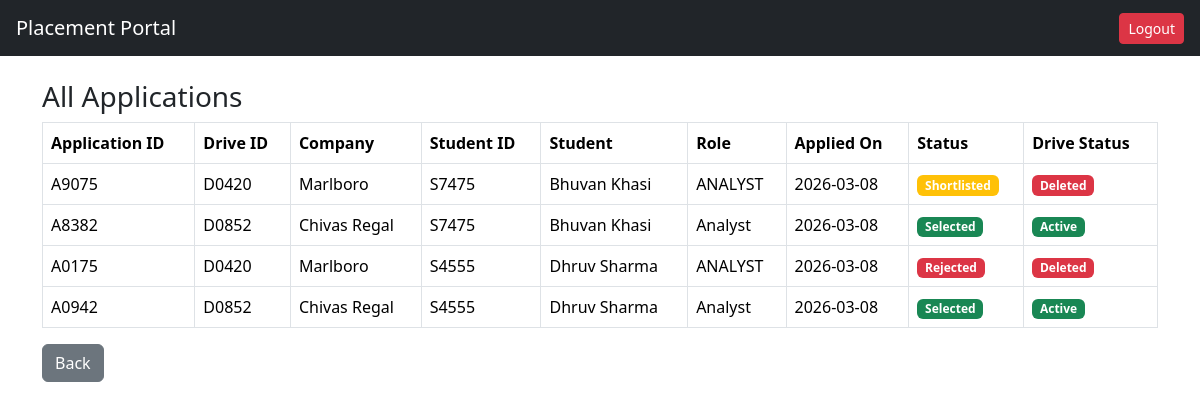
The page /admin/applications (signed in) on the database its author committed.
### tables this page shows
CREATE TABLE application(
    id INTEGER PRIMARY KEY AUTOINCREMENT,
    application_uid TEXT,
    student_id INTEGER,
    drive_id INTEGER,
    status TEXT DEFAULT 'Applied',
    applied_on TEXT,
    UNIQUE(student_id, drive_id));

CREATE TABLE drive(
    id INTEGER PRIMARY KEY AUTOINCREMENT,
    drive_uid TEXT UNIQUE,
    company_id INTEGER,
    job_title TEXT,
    job_description TEXT,
    eligibility TEXT,
    deadline TEXT,
    status TEXT DEFAULT 'Pending',
    is_deleted INTEGER DEFAULT 0,
    FOREIGN KEY(company_id) REFERENCES company(id)
);

CREATE TABLE company(
    id INTEGER PRIMARY KEY AUTOINCREMENT,
    company_uid TEXT,
    company_name TEXT,
    hr_contact TEXT,
    email TEXT UNIQUE,
    password TEXT,
    website TEXT,
    description TEXT,
    approval_status TEXT DEFAULT 'Pending',
    is_active INTEGER DEFAULT 1
);

CREATE TABLE student(
        id INTEGER PRIMARY KEY AUTOINCREMENT,
        student_uid TEXT UNIQUE,
        name TEXT,
        email TEXT UNIQUE,
        password TEXT,
        phone TEXT,
        resume TEXT,
        is_active INTEGER DEFAULT 1
    );

### app.py (the view)
@app.route("/admin/applications")
def admin_applications():
    if session.get("role") != "admin":
        return redirect("/")
    conn = get_connection()
    applications = conn.execute("""

    SELECT
        application.application_uid,
        application.applied_on,
        application.status,

        drive.drive_uid,
        drive.job_title,
        drive.status AS drive_status,
        drive.is_deleted,

        student.student_uid,
        student.name,

        company.company_name

    FROM application

    LEFT JOIN drive
    ON drive.id = application.drive_id

    LEFT JOIN student
    ON student.id = application.student_id

    LEFT JOIN company
    ON company.id = drive.company_id

    ORDER BY application.id DESC

    """).fetchall()
    conn.close()
    return render_template(
        "admin_applications.html",
        applications=applications
    )

### models.py (called while the page is built)
def get_connection():
    conn = sqlite3.connect(DATABASE)
    conn.row_factory = sqlite3.Row
    return conn

### templates/admin_applications.html
{% extends "base.html" %}
{% block content %}
<h3>All Applications</h3>
<table class="table table-bordered">
<tr>
<th>Application ID</th>
<th>Drive ID</th>
<th>Company</th>
<th>Student ID</th>
<th>Student</th>
<th>Role</th>
<th>Applied On</th>
<th>Status</th>
<th>Drive Status</th>
</tr>
{% for a in applications %}
<tr>
<td>{{ a.application_uid }}</td>
<td>{{ a.drive_uid }}</td>
<td>{{ a.company_name }}</td>
<td>{{ a.student_uid }}</td>
<td>{{ a.name }}</td>
<td>{{ a.job_title }}</td>
<td>{{ a.applied_on }}</td>
<td>
{% if a.status == "Applied" %}
<span class="badge bg-primary">Applied</span>
{% elif a.status == "Shortlisted" %}
<span class="badge bg-warning">Shortlisted</span>
{% elif a.status == "Selected" %}
<span class="badge bg-success">Selected</span>
{% elif a.status == "Rejected" %}
<span class="badge bg-danger">Rejected</span>
{% endif %}
</td>
<td>
{% if a.is_deleted == 1 %}
<span class="badge bg-danger">Deleted</span>
{% elif a.drive_status == "Closed" %}
<span class="badge bg-secondary">Closed</span>
{% else %}
<span class="badge bg-success">Active</span>
{% endif %}
</td>
</tr>
{% endfor %}
</table>
<a href="/admin" class="btn btn-secondary">Back</a>
{% endblock %}

### rows shown on the page
application: application_uid "A9075", drive_uid "D0420", company_name "Marlboro", student_uid "S7475", name "Bhuvan Khasi", job_title "ANALYST", applied_on "2026-03-08", status "Shortlisted", shows "Deleted"
application: application_uid "A8382", drive_uid "D0852", company_name "Chivas Regal", student_uid "S7475", name "Bhuvan Khasi", job_title "Analyst", applied_on "2026-03-08", status "Selected", shows "Active"
application: application_uid "A0175", drive_uid "D0420", company_name "Marlboro", student_uid "S4555", name "Dhruv Sharma", job_title "ANALYST", applied_on "2026-03-08", status "Rejected", shows "Deleted"
application: application_uid "A0942", drive_uid "D0852", company_name "Chivas Regal", student_uid "S4555", name "Dhruv Sharma", job_title "Analyst", applied_on "2026-03-08", status "Selected", shows "Active"
